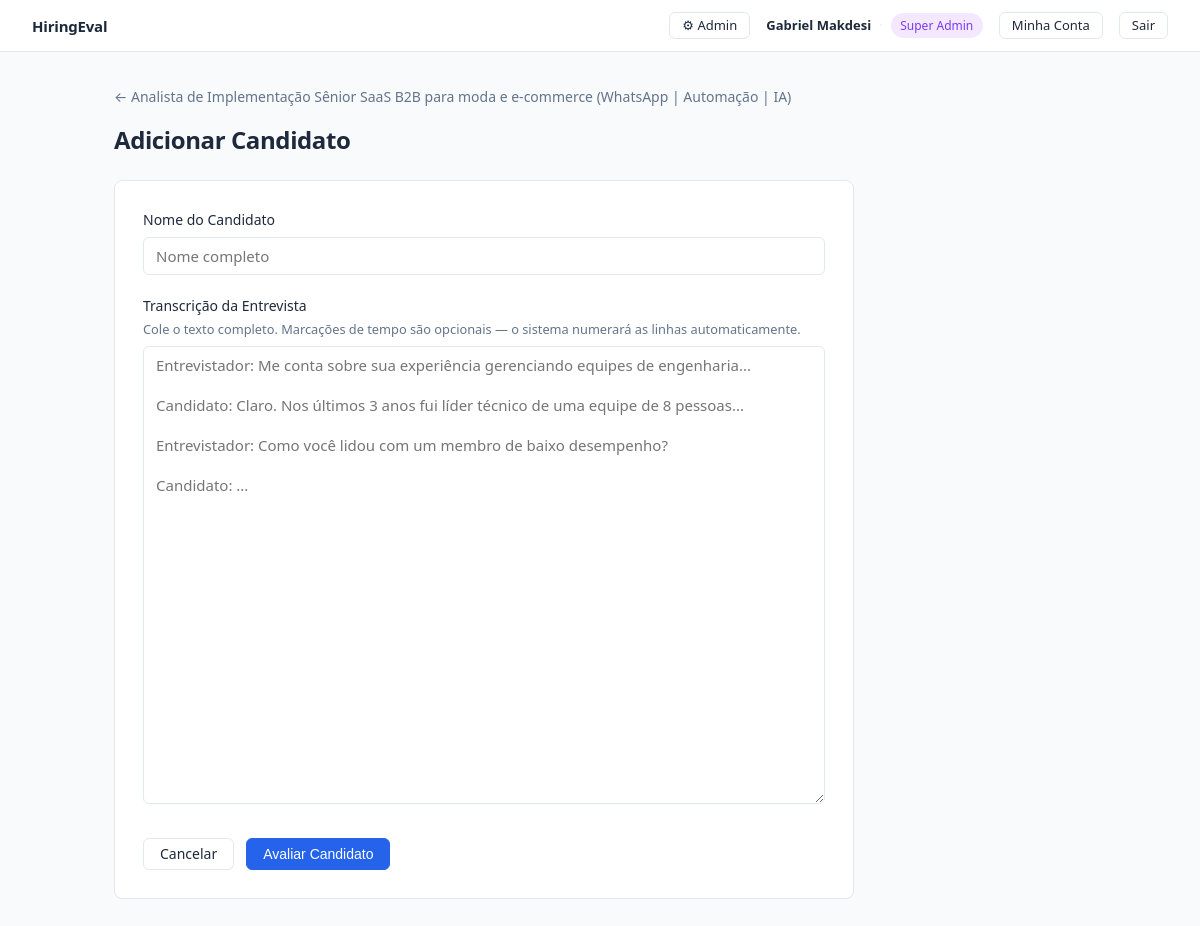
The page /cargos/7/candidatos/novo (signed in) on the database its author committed.
### models.py (models this page shows)
class User(Base):
    __tablename__ = "users"
    id = Column(Integer, primary_key=True, index=True)
    company_id = Column(Integer, ForeignKey("companies.id"), nullable=True)  # null for superadmin
    username = Column(String(255), nullable=False, unique=True)
    name = Column(String(255), nullable=False)
    password_hash = Column(String(255), nullable=False)
    role = Column(String(50), nullable=False, default="avaliador")  # avaliador | admin | superadmin
    status = Column(String(20), nullable=False, default="active")
    is_active = Column(Boolean, default=True)
    created_at = Column(DateTime, default=datetime.utcnow)
    company = relationship("Company", back_populates="users")

class Job(Base):
    __tablename__ = "jobs"
    id = Column(Integer, primary_key=True, index=True)
    company_id = Column(Integer, ForeignKey("companies.id"), nullable=True)
    name = Column(String(255), nullable=False)
    description = Column(Text, nullable=False)
    scorecard = Column(JSON, nullable=True)
    is_deleted = Column(Boolean, default=False)
    deleted_at = Column(DateTime, nullable=True)
    created_at = Column(DateTime, default=datetime.utcnow)
    company = relationship("Company", back_populates="jobs")
    candidates = relationship("Candidate", back_populates="job", cascade="all, delete-orphan")

### main.py (the view)
@app.get("/cargos/{cargo_id}/candidatos/novo", response_class=HTMLResponse)
def formulario_novo_candidato(
    request: Request,
    cargo_id: int,
    current_user: User = Depends(get_current_user),
    db: Session = Depends(get_db),
):
    cargo = _get_job(db, cargo_id, current_user)
    if not cargo or not cargo.scorecard:
        return RedirectResponse(url=f"/cargos/{cargo_id}", status_code=303)
    return templates.TemplateResponse("candidate_new.html", ctx(request, current_user, job=cargo))

### auth.py (called while the page is built)
def get_current_user(request: Request, db: Session = Depends(get_db)) -> User:
    user_id = request.session.get("user_id")
    if not user_id:
        raise RequiresLoginException()
    impersonating_id = request.session.get("impersonating_user_id")
    user = None
    if impersonating_id:
        user = db.query(User).filter(User.id == impersonating_id, User.status == "active").first()
        if not user:
            request.session.pop("impersonating_user_id", None)
            impersonating_id = None
    if not impersonating_id:
        user = db.query(User).filter(User.id == user_id, User.status == "active").first()
    if not user:
        raise RequiresLoginException()
    return user

### main.py (called while the page is built)
def ctx(request: Request, current_user: User, **extra) -> dict:
    return {
        "request": request,
        "user": current_user,
        "is_impersonating": bool(request.session.get("impersonating_user_id")),
        **extra,
    }

def _get_job(db: Session, job_id: int, user: User) -> "Job | None":
    q = db.query(Job).filter(Job.id == job_id, Job.is_deleted == False)  # noqa: E712
    if user.role != "superadmin":
        q = q.filter(Job.company_id == user.company_id)
    return q.first()

### models.py (called while the page is built)
def get_db():
    db = SessionLocal()
    try:
        yield db
    finally:
        db.close()

### templates/candidate_new.html (shortened to what this page needs)
{% extends "base.html" %}
{% block content %}
<a href="/cargos/{{ job.id }}" class="back-link">← {{ job.name }}</a>
<div class="page-header">
  <h1>Adicionar Candidato</h1>
</div>
<form method="post" action="/cargos/{{ job.id }}/candidatos" class="form" id="formulario-candidato">
  <div class="form-group">
    <label for="name">Nome do Candidato</label>
    <input type="text" id="name" name="name" required placeholder="Nome completo">
  </div>
  <div class="form-group">
    <label for="transcript">
      Transcrição da Entrevista
      <span class="label-hint">Cole o texto completo. Marcações de tempo são opcionais — o sistema numerará as linhas automaticamente.</span>
    </label>
    <textarea id="transcript" name="transcript" rows="22" required
      placeholder="Entrevistador: Me conta sobre sua experiência gerenciando equipes de engenharia...&#10;&#10;Candidato: Claro. Nos últimos 3 anos fui líder técnico de uma equipe de 8 pessoas...&#10;&#10;Entrevistador: Como você lidou com um membro de baixo desempenho?&#10;&#10;Candidato: ..."></textarea>
  </div>
  <div class="form-actions">
    <a href="/cargos/{{ job.id }}" class="btn btn-ghost">Cancelar</a>
    <button type="submit" class="btn btn-primary" id="btn-avaliar">Avaliar Candidato</button>
  </div>
</form>
{% endblock %}

### templates/base.html (shortened to what this page needs)
<!DOCTYPE html>
<html lang="pt-BR">
<head>
  <link rel="stylesheet" href="/static/style.css">
</head>
<body>
  <nav class="navbar">
    <a href="/" class="nav-brand">HiringEval</a>
    {% if user %}
    <div class="nav-right">
      {% if user.role == 'superadmin' and not is_impersonating %}
        <a href="/admin" class="btn btn-sm btn-ghost">⚙ Admin</a>
      {% endif %}
      <div class="nav-user-info">
        <span class="nav-user-name">{{ user.name }}</span>
        <span class="nav-divider">·</span>
        {% if user.role == 'superadmin' %}
          <span class="badge badge-purple">Super Admin</span>
        {% elif user.role == 'admin' %}
          <span class="badge badge-indigo">Admin</span>
        {% else %}
          <span class="badge badge-gray">Avaliador</span>
        {% endif %}
      </div>
      <a href="/conta" class="btn btn-sm btn-ghost">Minha Conta</a>
      <a href="/logout" class="btn btn-sm btn-ghost">Sair</a>
    </div>
    {% endif %}
  </nav>
  <main class="container">
    {% block content %}{% endblock %}
  </main>
</body>
</html>

### static/style.css (style rules this page uses)
:root { --bg: #f8fafc; --surface: #ffffff; --border: #e2e8f0; --text: #1e293b; --text-muted: #64748b; --accent: #2563eb; --accent-hover: #1d4ed8; }
*, *::before, *::after { box-sizing: border-box; margin: 0; padding: 0; }
body { font-family: system-ui, -apple-system, BlinkMacSystemFont, 'Segoe UI', sans-serif; background: var(--bg); color: var(--text); font-size: 15px; line-height: 1.6; min-height: 100vh; }
a { color: var(--accent); text-decoration: none; }
.navbar { background: var(--surface); border-bottom: 1px solid var(--border); padding: 0 2rem; height: 52px; display: flex; align-items: center; position: sticky; top: 0; z-index: 10; }
.nav-brand { font-weight: 700; font-size: 0.9375rem; color: var(--text); letter-spacing: -0.2px; }
.container { max-width: 1020px; margin: 2rem auto; padding: 0 1.5rem; }
.page-header { display: flex; align-items: flex-start; justify-content: space-between; gap: 1rem; margin-bottom: 1.5rem; }
.page-header h1 { font-size: 1.5rem; font-weight: 700; letter-spacing: -0.4px; line-height: 1.3; }
.back-link { display: inline-flex; align-items: center; gap: 0.25rem; font-size: 0.875rem; color: var(--text-muted); margin-bottom: 1rem; }
.btn { display: inline-flex; align-items: center; gap: 0.375rem; padding: 0.5rem 1rem; border-radius: 6px; font-size: 0.875rem; font-weight: 500; cursor: pointer; border: 1px solid transparent; text-decoration: none; transition: background 0.12s, border-color 0.12s; line-height: 1; white-space: nowrap; }
.btn-primary { background: var(--accent); color: #fff; border-color: var(--accent); }
.btn-ghost { background: transparent; color: var(--text); border-color: var(--border); }
.btn-sm { padding: 0.375rem 0.75rem; font-size: 0.8125rem; }
.badge { display: inline-block; padding: 0.2rem 0.6rem; border-radius: 999px; font-size: 0.75rem; font-weight: 500; white-space: nowrap; }
.form { background: var(--surface); border: 1px solid var(--border); border-radius: 8px; padding: 1.75rem; max-width: 740px; }
.form-group { margin-bottom: 1.25rem; }
.form-group label { display: block; font-size: 0.875rem; font-weight: 500; margin-bottom: 0.375rem; }
.label-hint { display: block; font-size: 0.8rem; font-weight: 400; color: var(--text-muted); margin-top: 0.125rem; }
.form-group input[type="text"], .form-group textarea { width: 100%; padding: 0.5rem 0.75rem; border: 1px solid var(--border); border-radius: 6px; font-size: 0.9375rem; font-family: inherit; color: var(--text); background: var(--surface); transition: border-color 0.12s, box-shadow 0.12s; resize: vertical; }
.form-actions { display: flex; gap: 0.75rem; align-items: center; padding-top: 0.5rem; }
.nav-right { display: flex; align-items: center; gap: 1rem; margin-left: auto; font-size: 0.8125rem; }
.nav-user-info { display: flex; align-items: center; gap: 0.5rem; color: var(--text-muted); }
.nav-user-name { font-weight: 600; color: var(--text); }
.nav-divider { color: var(--border); }
.badge-purple { background: #f3e8ff; color: #7c3aed; }

### rows shown on the page
User: name "Gabriel Makdesi"
Job: name "Analista de Implementação Sênior SaaS B2B para moda e e-commerce (WhatsApp | Automação | IA)"
